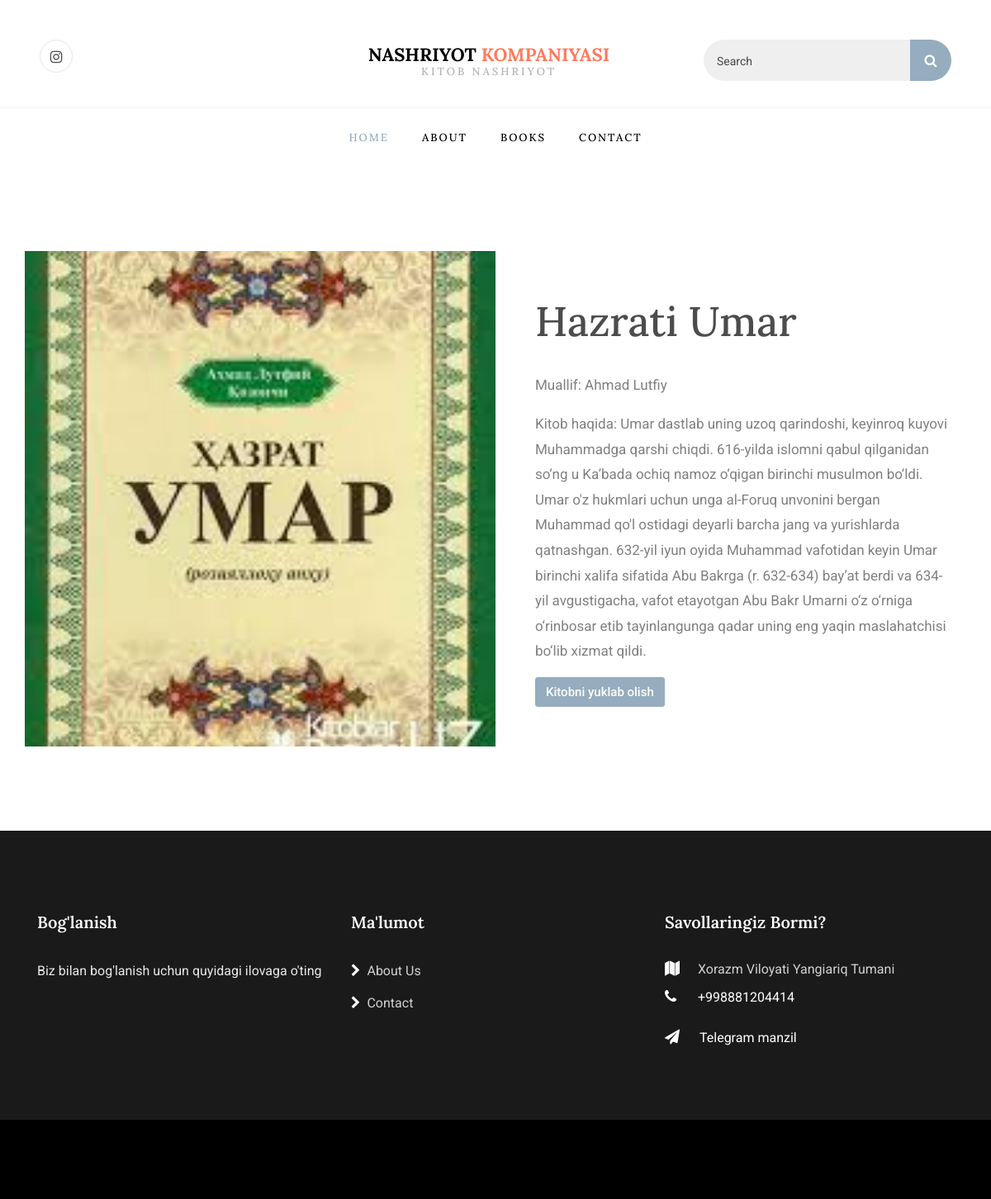
/book/hazrati-umar/, run on the app's committed database.
### blog/models.py (models this page shows, shortened)
class Book(Model):
    name = CharField(max_length=255)
    category = ForeignKey(Category, on_delete=models.CASCADE,related_name='books')
    person=models.ForeignKey(to=User,on_delete=models.CASCADE,null=True,blank=True)
    author = CharField(max_length=50)
    baza_created = DateField()
    info = TextField()
    rasm = ImageField(upload_to="photo")
    file = FileField(upload_to="files")
    slug = SlugField(unique=True, blank=True)

### blog/views.py (the view)
# urls.py: path('book/<slug:slug>/', BookInfoPage),
def BookInfoPage(request, slug):
    book = Book.objects.filter(slug=slug)
    return render(request, "book-info.html", {"book": book if book.exists() else False})

### templates/book-info.html (shortened to what this page needs)
{% extends "base.html" %}
{% load static %}
{% block content %}
{% if book != False %}
{% for x in book %}
    <section class="ftco-section">
        <div class="container">
        <div class="row">
            <div class="col-md-6 img img-3 d-flex justify-content-center align-items-center"
            style="background-image: url({{x.rasm.url}});">
            </div>
            <div class="col-md-6 wrap-about pl-md-5 ftco-animate py-5">
            <div class="heading-section">
                <h2 class="mb-4">{{x.name}}</h2>
                <p>Muallif: {{x.author}}</p>
                <p>Kitob haqida: {{x.info}}</p>
                <a href="{{x.file.url}}" download class="btn btn-primary">Kitobni yuklab olish</a>
            </div>
            </div>
        </div>
        </div>
    </section>
    {% endfor %}
    {% else %}
    <section class="ftco-section">
        <div class="container">
<h1>404</h1>
        </div>
    </section>
    {% endif %}
{% endblock content %}

### data on the page
Book: rasm (picture), name "Hazrati Umar", author "Ahmad Lutfiy", info "Umar dastlab uning uzoq qarindoshi, keyinroq kuyovi Muhammadga qarshi chiqdi. 616-yilda islomni qabul qilganidan so‘ng u Ka’bada ochiq namoz o‘qigan birinchi musulmon bo‘ldi. Umar o'z hukmlari uchun unga al-Foruq unvonini bergan Muhammad qo'l ostidagi deyarli barcha jang va yurishlarda qatnashgan. 632-yil iyun oyida Muhammad vafotidan keyin Umar birinchi xalifa sifatida Abu Bakrga (r. 632-634) bay’at berdi va 634-yil avgustigacha, vafot etayotgan Abu Bakr Umarni o‘z o‘rniga o‘rinbosar etib tayinlangunga qadar uning eng yaqin maslahatchisi bo‘lib xizmat qildi."
